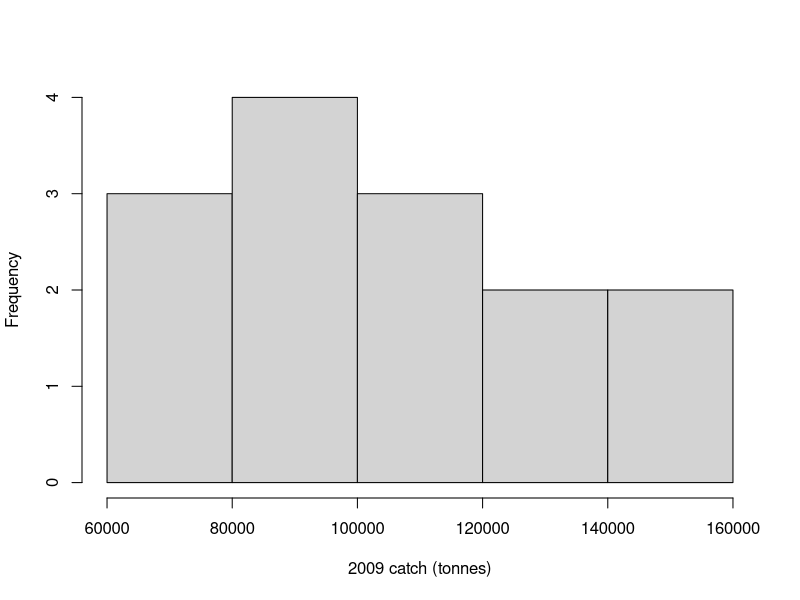
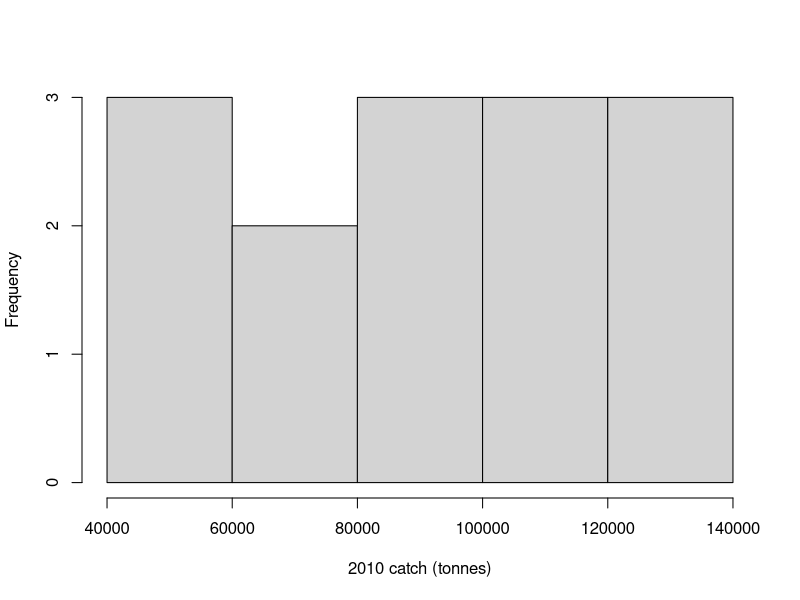
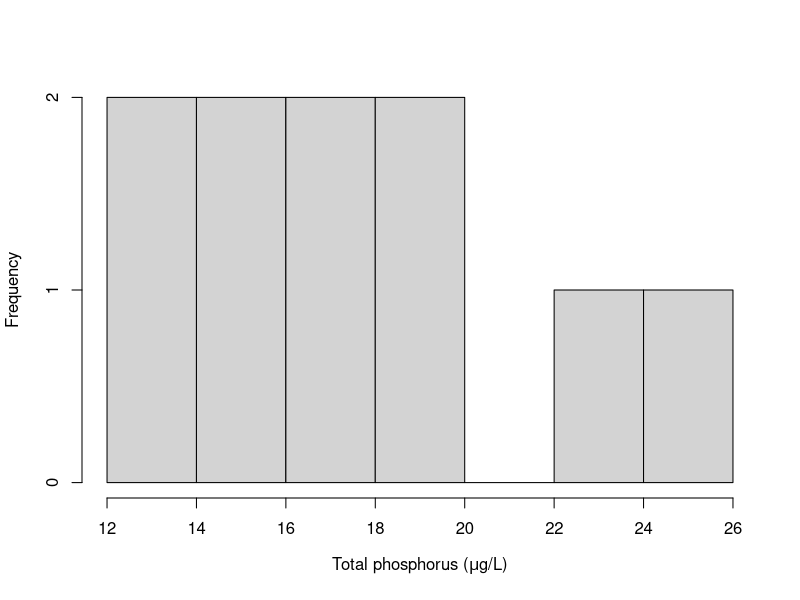
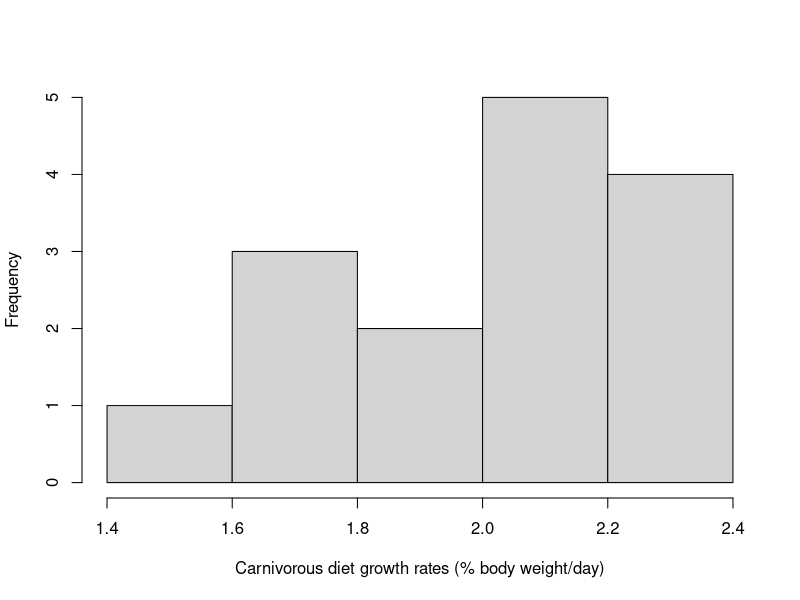
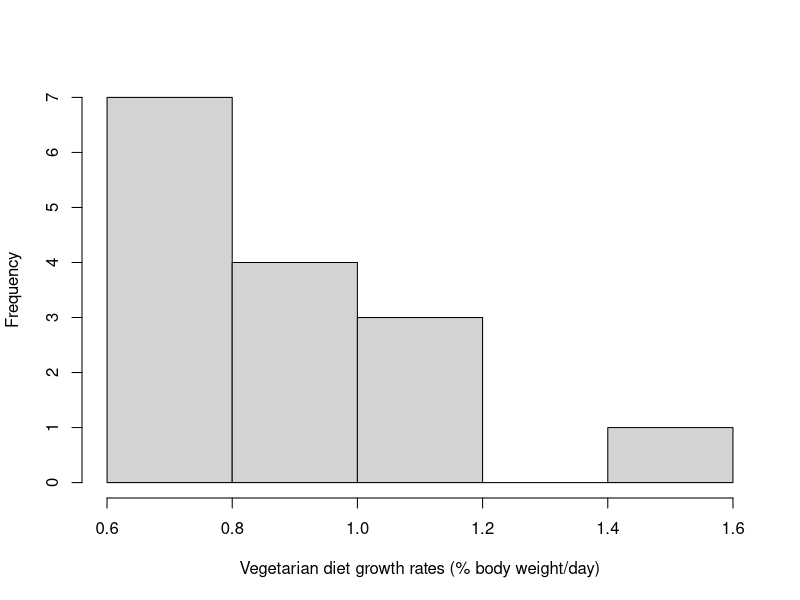

Recreate these plots in R, in order.
## ---- chunk 1
knitr::opts_chunk$set(echo = TRUE)
## ---- chunk 2
catch1=c(91900,95200,61900,73600,114300,117000,129500,74200,112700,152100,90700,89400,127500,142200)
catch2=c(82900,86700,46900,41300,91600,100400,128400,55900,101700,139100,79300,76100,114100,139800)
hist(catch1,main="",xlab="2009 catch (tonnes)")
hist(catch2,main="",xlab="2010 catch (tonnes)")
## ---- chunk 3
t.test(catch1,catch2,paired=T)
## ---- chunk 4
qt(0.95,13)
## ---- chunk 5
P=c(18.4,12.9,15.3,18.3,15.6,23.3,16.5,12.3,24.6,16.2)
hist(P,main="",xlab=expression(paste("Total phosphorus (",mu,"g/L)")))
## ---- chunk 6
t.test(P,mu=15)
0.09794/2
## ---- chunk 7
qt(0.95,9)
## ---- chunk 8
meat=c(2.3,1.8,1.9,1.8,2.1,2.3,2.0,2.2,2.2,1.5,1.8,2.1,2.3,2.2,2.3)
veg=c(1.6,1.1,0.7,1.0,1.0,0.9,1.2,0.8,0.9,0.6,0.7,0.6,0.8,0.8,1.1)
hist(meat,main="",xlab="Carnivorous diet growth rates (% body weight/day)")
hist(veg, main = "",xlab="Vegetarian diet growth rates (% body weight/day)")
## ---- chunk 9
t.test(meat,veg)
## ---- chunk 10
qt(0.95,27)
## ---- chunk 11
level1=c(133,100,17)
top=c(4,61,35)
poison=data.frame(level1,top)
poison
## ---- chunk 12
chisq.test(poison)
## ---- chunk 13
qchisq(0.95,2)
